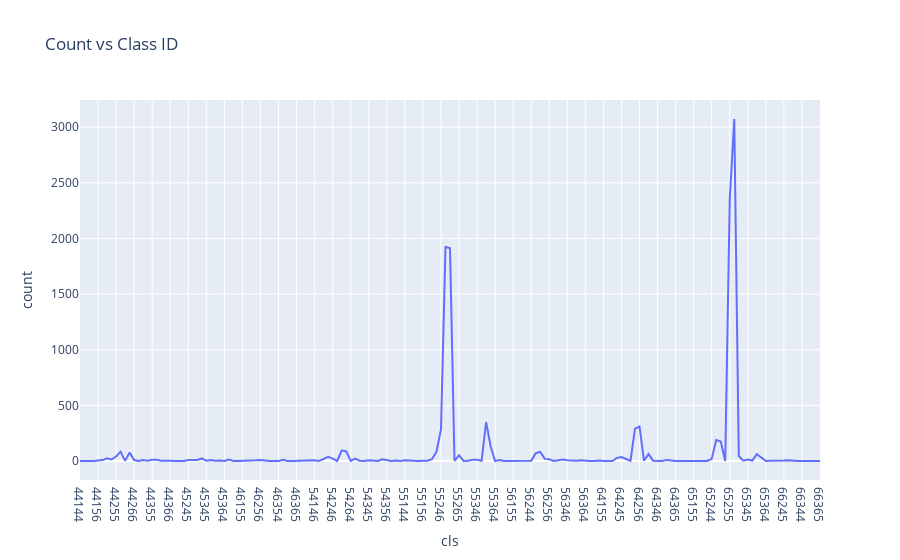

The notebook cell this image was saved under:
### Code cell
df2 = enumerate_sixclass_fromlist(RHStaple_neg)
plot_count_vs_classid(df2)

### Figure 1 — Plotly figure (JSON) as saved in the notebook; plotly's stock layout.template omitted (floating-point values rounded to 4 significant figures; data arrays with more than 128 entries replaced by an {"elided": "..."} marker saying what was removed)
{"data": [{"hovertemplate": "cls=%{x}<br>count=%{y}<extra></extra>", "legendgroup": "", "line": {"color": "#636efa", "dash": "solid"}, "marker": {"symbol": "circle"}, "mode": "lines", "name": "", "orientation": "v", "showlegend": false, "type": "scatter", "x": {"elided": "165 str values"}, "xaxis": "x", "y": {"elided": "165 int values"}, "yaxis": "y"}], "layout": {"legend": {"tracegroupgap": 0}, "title": {"text": "Count vs Class ID"}, "xaxis": {"anchor": "y", "domain": [0, 1], "title": {"text": "cls"}}, "yaxis": {"anchor": "x", "domain": [0, 1], "title": {"text": "count"}}}}
